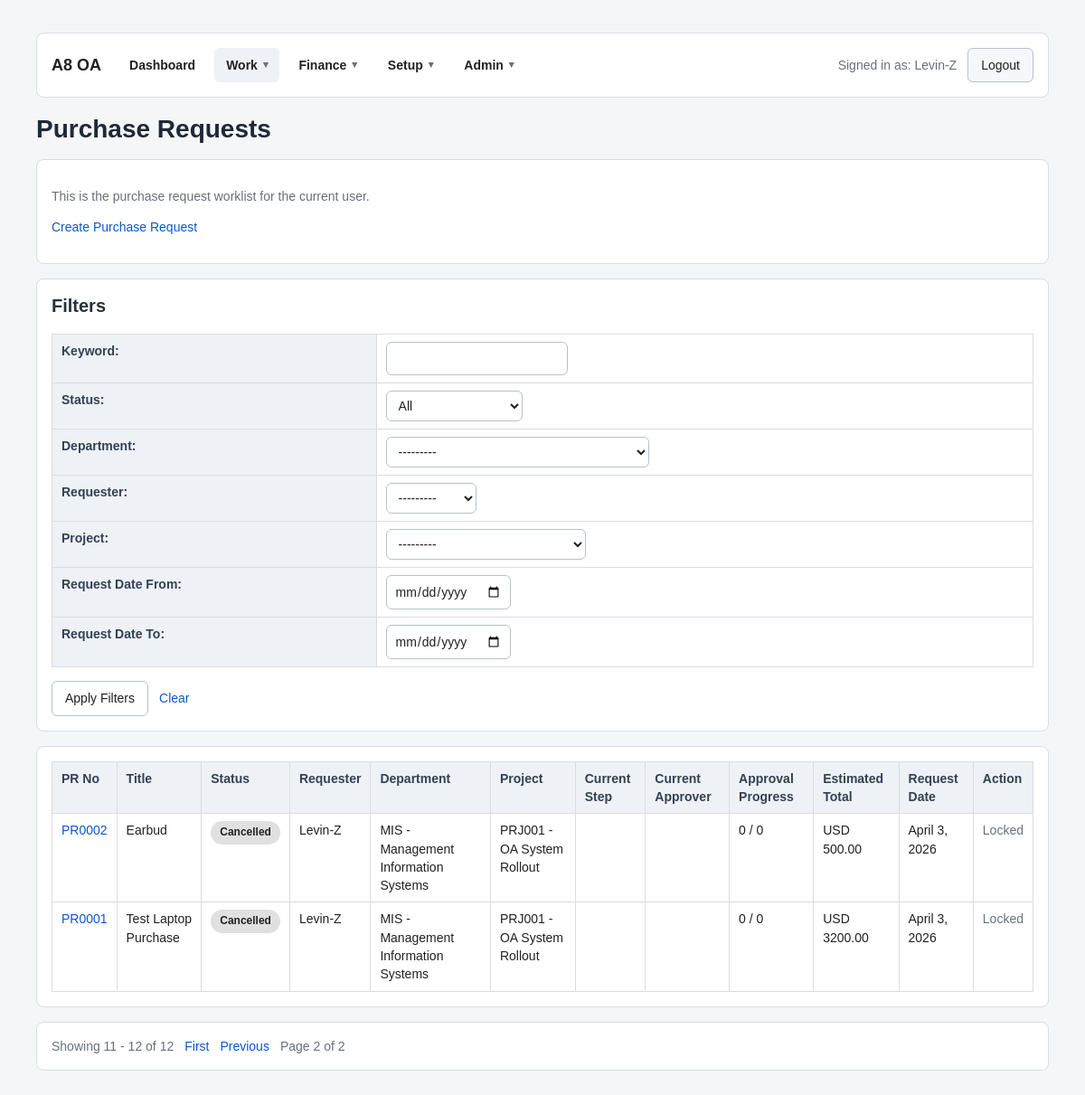
The page /purchase/?page=2 (signed in) on the database its author committed.
### accounts/models.py (models this page shows)
class User(AbstractUser):
    employee_id = models.CharField(max_length=30, blank=True, default="")
    display_name = models.CharField(max_length=150, blank=True, default="")
    job_title = models.CharField(max_length=100, blank=True, default="")
    phone = models.CharField(max_length=30, blank=True, default="")
    approval_level = models.CharField(
        max_length=20,
        choices=ApprovalLevel,
        default=ApprovalLevel.STAFF,
    )
    primary_department = models.ForeignKey(
        "Department",
        null=True,
        blank=True,
        on_delete=models.SET_NULL,
        related_name="primary_users",
    )
    can_approve_all_departments = models.BooleanField(default=False)
    class Meta:
        db_table = "PS_A8_USER"
        verbose_name = "User"
        verbose_name_plural = "Users"
    def __str__(self):
        return self.display_name or self.username

class Department(models.Model):
    dept_code = models.CharField(max_length=30, unique=True)
    dept_name = models.CharField(max_length=100)
    dept_type = models.CharField(
    max_length=20,
    choices=DepartmentType,
    default=DepartmentType.GENERAL,
    )
    cost_center = models.CharField(max_length=30, blank=True, default="")
    manager = models.ForeignKey(
        settings.AUTH_USER_MODEL,
        null=True,
        blank=True,
        on_delete=models.SET_NULL,
        related_name="managed_departments",
    )
    parent_department = models.ForeignKey(
        "self",
        null=True,
        blank=True,
        on_delete=models.SET_NULL,
        related_name="child_departments",
    )
    is_active = models.BooleanField(default=True)
    sort_order = models.PositiveIntegerField(default=0)
    class Meta:
        db_table = "PS_A8_DEPT"
        verbose_name = "Department"
        verbose_name_plural = "Departments"
        ordering = ["sort_order", "dept_code"]
    def __str__(self):
        return f"{self.dept_code} - {self.dept_name}"

### purchase/models.py (models this page shows, shortened)
class PurchaseRequest(models.Model):
    pr_no = models.CharField(max_length=30, unique=True)
    title = models.CharField(max_length=200)
    requester = models.ForeignKey(
        settings.AUTH_USER_MODEL,
        on_delete=models.PROTECT,
        related_name="purchase_requests",
    )
    request_department = models.ForeignKey(
        "accounts.Department",
        on_delete=models.PROTECT,
        related_name="purchase_requests",
    )
    project = models.ForeignKey(
        "projects.Project",
        on_delete=models.PROTECT,
        related_name="purchase_requests",
    )
    matched_rule = models.ForeignKey(
        "approvals.ApprovalRule",
        null=True,
        blank=True,
        on_delete=models.SET_NULL,
        related_name="purchase_requests",
    )
    parent_request = models.ForeignKey(
        "self",
        null=True,
        blank=True,
        on_delete=models.SET_NULL,
        related_name="supplemental_requests",
    )
    status = models.CharField(
        max_length=20,
        choices=RequestStatus,
        default=RequestStatus.DRAFT,
    )
    fulfillment_status = models.CharField(
        max_length=20,
        choices=PurchaseFulfillmentStatus,
        default=PurchaseFulfillmentStatus.NOT_STARTED,
    )
    request_date = models.DateField()
    needed_by_date = models.DateField(null=True, blank=True)
    currency = models.CharField(
    max_length=10,
    choices=CurrencyCode,
    default=CurrencyCode.USD,
    )
    estimated_total = models.DecimalField(max_digits=12, decimal_places=2, default=0)
    justification = models.TextField(blank=True, default="")
    vendor_suggestion = models.CharField(max_length=100, blank=True, default="")
    delivery_location = models.CharField(max_length=200, blank=True, default="")
    notes = models.TextField(blank=True, default="")
    supplemental_reason = models.TextField(blank=True, default="")
    is_over_estimate = models.BooleanField(default=False)
    actual_review_status = models.CharField(
        max_length=30,
        choices=PurchaseActualReviewStatus,
        default=PurchaseActualReviewStatus.NOT_REQUIRED,
    )
    actual_review_comment = models.TextField(blank=True, default="")
    actual_reviewed_by = models.ForeignKey(
        settings.AUTH_USER_MODEL,
        null=True,
        blank=True,
        on_delete=models.SET_NULL,
        related_name="purchase_actual_reviews",
    )
    actual_reviewed_at = models.DateTimeField(null=True, blank=True)
    pending_overage_amount = models.DecimalField(max_digits=12, decimal_places=2, default=0)
    pending_overage_note = models.TextField(blank=True, default="")
    class Meta:
        db_table = "PS_A8_PR_HDR"
        verbose_name = "Purchase Request"
        verbose_name_plural = "Purchase Requests"
        ordering = ["-request_date", "pr_no"]
    @classmethod
    def get_visible_queryset(cls, user):
        from .access import get_visible_purchase_queryset_for_user
        return get_visible_purchase_queryset_for_user(user)
    def get_current_task(self):
        return (
            self.approval_tasks.filter(
                status__in=[ApprovalTaskStatus.POOL, ApprovalTaskStatus.PENDING]
            )
            .order_by("step_no")
            .first()
        )
    def get_current_step_name(self):
        current_task = self.get_current_task()
        if current_task:
            return current_task.step_name
        return ""
    def get_current_approver(self):
        current_task = self.get_current_task()
        if not current_task:
            return ""
    def get_approval_progress_text(self):
        total_steps = self.approval_tasks.count()
        if total_steps == 0:
            return "0 / 0"
        completed_steps = self.approval_tasks.filter(status=ApprovalTaskStatus.APPROVED).count()
        return f"{completed_steps} / {total_steps}"

### projects/models.py (models this page shows, shortened)
class Project(models.Model):
    project_code = models.CharField(max_length=30, unique=True)
    project_name = models.CharField(max_length=150)
    project_manager = models.ForeignKey(
        settings.AUTH_USER_MODEL,
        null=True,
        blank=True,
        on_delete=models.SET_NULL,
        related_name="managed_projects",
    )
    owning_department = models.ForeignKey(
        "accounts.Department",
        on_delete=models.PROTECT,
        related_name="owned_projects",
    )
    created_by = models.ForeignKey(
        settings.AUTH_USER_MODEL,
        null=True,
        blank=True,
        on_delete=models.SET_NULL,
        related_name="created_projects",
    )
    project_type = models.CharField(
        max_length=30,
        choices=ProjectType,
        default=ProjectType.INTERNAL,
    )
    budget_approval_status = models.CharField(
        max_length=30,
        choices=ProjectBudgetApprovalStatus,
        default=ProjectBudgetApprovalStatus.APPROVED,
    )
    matched_rule = models.ForeignKey(
        "approvals.ApprovalRule",
        null=True,
        blank=True,
        on_delete=models.SET_NULL,
        related_name="project_requests",
    )
    approval_tasks = GenericRelation(
        "approvals.ApprovalTask",
        content_type_field="request_content_type",
        object_id_field="request_object_id",
        related_query_name="project_request",
    )
    status = models.CharField(
        max_length=20,
        choices=ProjectStatus,
        default=ProjectStatus.OPEN,
    )
    budget_amount = models.DecimalField(max_digits=14, decimal_places=2, default=0)
    currency = models.CharField(
        max_length=10,
        choices=CurrencyCode.choices,
        default=CurrencyCode.USD,
    )
    start_date = models.DateField(null=True, blank=True)
    end_date = models.DateField(null=True, blank=True)
    budget_period_start = models.DateField(null=True, blank=True)
    budget_period_end = models.DateField(null=True, blank=True)
    external_order_type = models.CharField(
        max_length=30,
        choices=ProjectExternalOrderType,
        blank=True,
        default="",
    )
    external_order_no = models.CharField(max_length=50, blank=True, default="")
    customer_name = models.CharField(max_length=150, blank=True, default="")
    is_active = models.BooleanField(default=True)
    notes = models.TextField(blank=True, default="")
    class Meta:
        db_table = "PS_A8_PROJ"
        verbose_name = "Project"
        verbose_name_plural = "Projects"
        ordering = ["project_code"]
    def __str__(self):
        return f"{self.project_code} - {self.project_name}"

### purchase/views.py (the view)
# urls.py: path("", views.pr_list, name="pr_list"),
@login_required
def pr_list(request):
    queryset = (
        PurchaseRequest.get_visible_queryset(request.user)
        .select_related("requester", "request_department", "project", "matched_rule")
        .order_by("-request_date", "-id")
    )
    filter_form = PurchaseRequestListFilterForm(
        request.GET or None,
        visible_queryset=queryset,
    )
    if filter_form.is_valid():
        keyword = (filter_form.cleaned_data.get("keyword") or "").strip()
        status = filter_form.cleaned_data.get("status")
        department = filter_form.cleaned_data.get("department")
        requester = filter_form.cleaned_data.get("requester")
        project = filter_form.cleaned_data.get("project")
        request_date_from = filter_form.cleaned_data.get("request_date_from")
        request_date_to = filter_form.cleaned_data.get("request_date_to")
        if keyword:
            queryset = queryset.filter(
                Q(pr_no__icontains=keyword)
                | Q(title__icontains=keyword)
                | Q(justification__icontains=keyword)
            )
        if status:
            queryset = queryset.filter(status=status)
        if department:
            queryset = queryset.filter(request_department=department)
        if requester:
            queryset = queryset.filter(requester=requester)
        if project:
            queryset = queryset.filter(project=project)
        if request_date_from:
            queryset = queryset.filter(request_date__gte=request_date_from)
        if request_date_to:
            queryset = queryset.filter(request_date__lte=request_date_to)
    paginator = Paginator(queryset, 10)
    page_number = request.GET.get("page")
    page_obj = paginator.get_page(page_number)
    for pr in page_obj.object_list:
        decorate_purchase_list_item(pr, request.user, RequestStatus)
    querydict = request.GET.copy()
    querydict.pop("page", None)
    filter_query = querydict.urlencode()
    context = {
        "page_obj": page_obj,
        "filter_form": filter_form,
        "pagination_querystring": filter_query,
    }
    return render(request, "purchase/pr_list.html", context)

### purchase/templates/purchase/pr_list.html (shortened to what this page needs)
{% extends "purchase/base.html" %}
{% block page_title %}Purchase Requests{% endblock %}
{% block content %}
<div class="card">
    <p class="muted">This is the purchase request worklist for the current user.</p>
    <p><a href="{% url 'purchase:pr_create' %}">Create Purchase Request</a></p>
</div>
<div class="card">
    <h2>Filters</h2>
    <form method="get">
        <table>
            {{ filter_form.as_table }}
        </table>
        <div class="action-row" style="margin-top:15px">
            <button type="submit">Apply Filters</button>
            <a href="{% url 'purchase:pr_list' %}">Clear</a>
        </div>
    </form>
</div>
<div class="card">
    <table>
        <thead>
            <tr>
                <th>PR No</th>
                <th>Title</th>
                <th>Status</th>
                <th>Requester</th>
                <th>Department</th>
                <th>Project</th>
                <th>Current Step</th>
                <th>Current Approver</th>
                <th>Approval Progress</th>
                <th>Estimated Total</th>
                <th>Request Date</th>
                <th>Action</th>
            </tr>
        </thead>
        <tbody>
            {% for pr in page_obj.object_list %}
            <tr>
                <td><a href="{% url 'purchase:pr_detail' pr.id %}">{{ pr.pr_no }}</a></td>
                <td>{{ pr.title }}</td>
                <td><span class="badge {{ pr.status_badge_class }}">{{ pr.get_status_display }}</span></td>
                <td>{{ pr.requester }}</td>
                <td>{{ pr.request_department }}</td>
                <td>{{ pr.project }}</td>
                <td>{{ pr.current_step }}</td>
                <td>{{ pr.current_approver }}</td>
                <td>{{ pr.approval_progress }}</td>
                <td>{{ pr.currency }} {{ pr.estimated_total }}</td>
                <td>{{ pr.request_date }}</td>
                <td>
                    {% if pr.can_edit %}
                    <a href="{% url 'purchase:pr_edit' pr.id %}">Edit</a>
                    {% else %}
                    <span class="muted">Locked</span>
                    {% endif %}
                </td>
            </tr>
            {% empty %}
            <tr>
                <td colspan="12">No purchase requests found.</td>
            </tr>
            {% endfor %}
        </tbody>
    </table>
</div>
{% if page_obj.has_other_pages %}
<div class="card">
    <div class="pagination">
        <span class="muted">
            Showing {{ page_obj.start_index }} - {{ page_obj.end_index }} of {{ page_obj.paginator.count }}
        </span>
        {% if page_obj.has_previous %}
        <a href="?{% if pagination_querystring %}{{ pagination_querystring }}&{% endif %}page=1">First</a>
        <a href="?{% if pagination_querystring %}{{ pagination_querystring }}&{% endif %}page={{ page_obj.previous_page_number }}">Previous</a>
        {% endif %}
        <span class="muted">Page {{ page_obj.number }} of {{ page_obj.paginator.num_pages }}</span>
    </div>
</div>
{% endif %}
{% endblock %}

### templates/includes/top_nav.html (shortened to what this page needs)
<header class="top-nav card">
    {% if request.user.is_authenticated %}
    <div class="nav-brand">
        <a href="{% url 'dashboard:home' %}">A8 OA</a>
    </div>
    <nav class="nav-groups" aria-label="Primary navigation">
        {% if top_navigation.dashboard %}
        <a
            class="nav-direct-link{% if top_navigation.dashboard.active %} is-active{% endif %}"
            href="{{ top_navigation.dashboard.url }}"
        >
            {{ top_navigation.dashboard.label }}
        </a>
        {% endif %}
        {% for group in top_navigation.groups %}
            {% include "includes/dropdown_nav.html" with group=group %}
        {% endfor %}
    </nav>
    <div class="nav-user">
        <span class="muted">Signed in as: {{ request.user }}</span>
        <form method="post" action="{% url 'logout' %}" class="inline-form">
            <button type="submit" class="btn btn-secondary">Logout</button>
        </form>
    </div>
    {% else %}
    <div class="nav-brand">
        <a href="{% url 'login' %}">A8 OA</a>
    </div>
    <a href="{% url 'login' %}" class="btn btn-primary">Login</a>
    {% endif %}
</header>

### rows shown on the page
User: user "Levin-Z"
PurchaseRequest: pr_no "PR0002", title "Earbud", status "Cancelled", requester "Levin-Z", request_department "MIS - Management Information Systems", project "PRJ001 - OA System Rollout", approval_progress "0 / 0", currency "USD", estimated_total "500.00", request_date "April 3, 2026", shows "Locked"
PurchaseRequest: pr_no "PR0001", title "Test Laptop Purchase", status "Cancelled", requester "Levin-Z", request_department "MIS - Management Information Systems", project "PRJ001 - OA System Rollout", approval_progress "0 / 0", currency "USD", estimated_total "3200.00", request_date "April 3, 2026", shows "Locked"

### other values the page prints
{{ top_navigation.dashboard.label }} "Dashboard"
{{ group.label }} "Work" "Finance" "Setup" "Admin"
{{ page_obj.start_index }} "11"
{{ page_obj.end_index }} "12"
{{ page_obj.paginator.count }} "12"
{{ page_obj.number }} "2"
{{ page_obj.paginator.num_pages }} "2"
